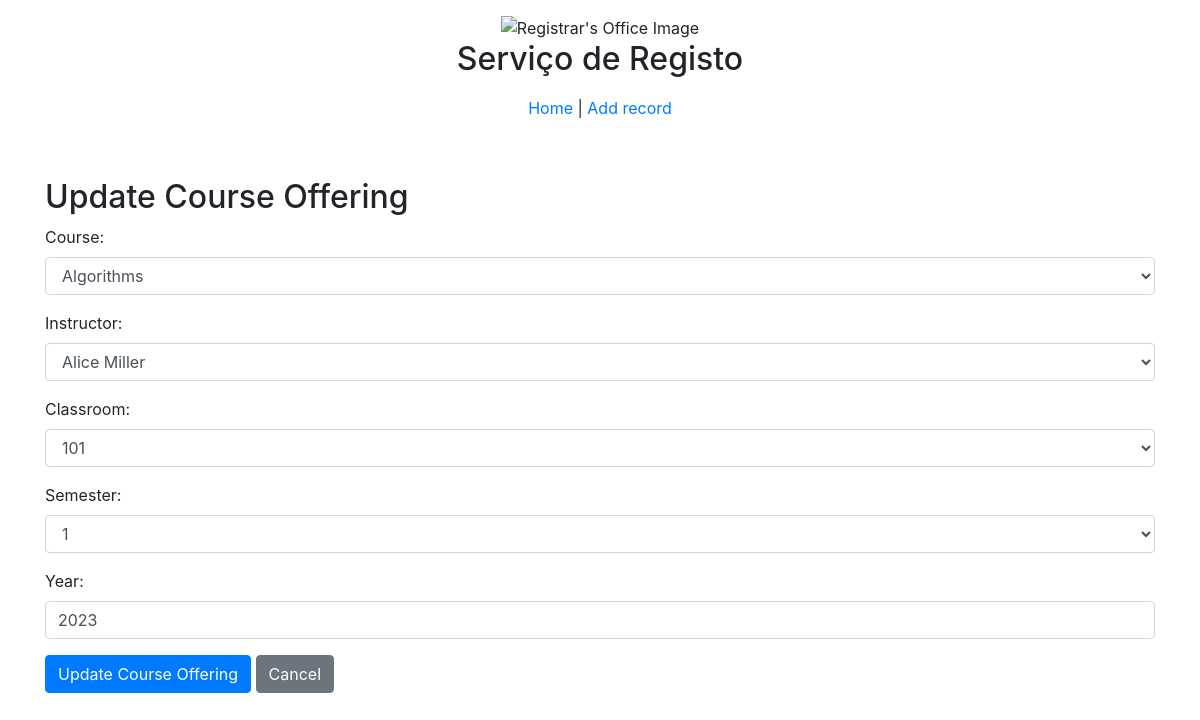
The page /update/courseOfferings.php?id=1 on the database its author committed.
### tables this page shows
CREATE TABLE IF NOT EXISTS `CourseOfferings` (
  `OfferingID` INT NOT NULL AUTO_INCREMENT,
  `CourseID` INT NOT NULL,
  `InstructorID` INT NOT NULL,
  `ClassroomID` INT NOT NULL,
  `Semester` ENUM('1', '2') NOT NULL,
  `Year` YEAR NOT NULL,
  PRIMARY KEY (`OfferingID`),
  FOREIGN KEY (`CourseID`)
    REFERENCES `Course` (`CourseID`)
    ON UPDATE CASCADE
    ON DELETE CASCADE,
  FOREIGN KEY (`InstructorID`)
    REFERENCES `Instructor` (`InstructorID`)
    ON UPDATE CASCADE
    ON DELETE CASCADE,
  FOREIGN KEY (`ClassroomID`)
    REFERENCES `Classroom` (`ClassroomID`)
    ON UPDATE CASCADE
    ON DELETE CASCADE
  )
AUTO_INCREMENT = 1;

CREATE TABLE IF NOT EXISTS `Course` (
  `CourseID` INT NOT NULL AUTO_INCREMENT,
  `CourseName` VARCHAR(45) NOT NULL,
  `DepartmentID` INT NOT NULL,
  PRIMARY KEY (`CourseID`),
  FOREIGN KEY (`DepartmentID`)
    REFERENCES `Department` (`DepartmentID`)
    ON UPDATE CASCADE
    ON DELETE CASCADE)
  AUTO_INCREMENT = 1;

CREATE TABLE IF NOT EXISTS `Instructor` (
  `InstructorID` INT NOT NULL AUTO_INCREMENT,
  `DepartmentID` INT NOT NULL,
  `EmailID` INT NOT NULL,
  `FirstName` VARCHAR(45) NOT NULL,
  `LastName` VARCHAR(45) NOT NULL,
  PRIMARY KEY (`InstructorID`),
  FOREIGN KEY (`DepartmentID`)
    REFERENCES `Department` (`DepartmentID`)
    ON UPDATE CASCADE
    ON DELETE CASCADE,
  FOREIGN KEY (`EmailID`)
    REFERENCES `Emails` (`EmailID`)
)
AUTO_INCREMENT = 1;

CREATE TABLE IF NOT EXISTS `Classroom` (
  `ClassroomID` INT NOT NULL AUTO_INCREMENT,
  `BuildingID` INT NOT NULL,
  `RoomNum` INT NOT NULL,
  `Capacity` INT NOT NULL,
  PRIMARY KEY (`ClassroomID`),
  FOREIGN KEY (`BuildingID`)
    REFERENCES `Building` (`BuildingID`)
    ON UPDATE CASCADE
    ON DELETE RESTRICT)
  AUTO_INCREMENT = 1;

### update/courseOfferings.php (the view, shortened to what this page needs)
<?php
require_once("../mysqli_connect.php");
$id = $_GET['id'];
$query = "SELECT * FROM CourseOfferings WHERE OfferingID = ?";
$stmt = $dbc->prepare($query);
$stmt->bind_param("i", $id);
$stmt->execute();
$result = $stmt->get_result();
$offering = $result->fetch_assoc();
$query_courses = "SELECT * FROM Course";
$result_courses = mysqli_query($dbc, $query_courses);
$query_instructors = "SELECT * FROM Instructor";
$result_instructors = mysqli_query($dbc, $query_instructors);
$query_classrooms = "SELECT * FROM Classroom";
$result_classrooms = mysqli_query($dbc, $query_classrooms);
?>
<!DOCTYPE html>
<html lang="en">
<head>
</head>
<body>
    <div class="container">
        <h2 class="mt-5">Update Course Offering</h2>
        <form action="courseOfferings_update_process.php" method="post">
            <div class="form-group">
                <label for="CourseID">Course:</label>
                <select class="form-control" id="CourseID" name="CourseID">
                    <?php while ($row = mysqli_fetch_assoc($result_courses)) { ?>
                        <option value="<?php echo $row['CourseID']; ?>" <?php if ($row['CourseID'] == $offering['CourseID'])
                               echo 'selected'; ?>>
                            <?php echo $row['CourseName']; ?>
                        </option>
                    <?php } ?>
                </select>
            </div>
            <div class="form-group">
                <label for="InstructorID">Instructor:</label>
                <select class="form-control" id="InstructorID" name="InstructorID">
                    <?php while ($row = mysqli_fetch_assoc($result_instructors)) { ?>
                        <option value="<?php echo $row['InstructorID']; ?>" <?php if ($row['InstructorID'] == $offering['InstructorID'])
                               echo 'selected'; ?>>
                            <?php echo $row['FirstName'] . ' ' . $row['LastName']; ?>
                        </option>
                    <?php } ?>
                </select>
            </div>
            <div class="form-group">
                <label for="ClassroomID">Classroom:</label>
                <select class="form-control" id="ClassroomID" name="ClassroomID">
                    <?php while ($row = mysqli_fetch_assoc($result_classrooms)) { ?>
                        <option value="<?php echo $row['ClassroomID']; ?>" <?php if ($row['ClassroomID'] == $offering['ClassroomID'])
                               echo 'selected'; ?>>
                            <?php echo $row['Building'] . ' ' . $row['RoomNum']; ?>
                        </option>
                    <?php } ?>
                </select>
            </div>
            <div class="form-group">
                <label for="Semester">Semester:</label>
                <select class="form-control" id="Semester" name="Semester">
                    <option value="1" <?php echo $offering['Semester'] == 1 ? 'selected' : ''; ?>>1</option>
                </select>
            </div>
            <div class="form-group">
                <label for="Year">Year:</label>
                <input type="number" class="form-control" id="Year" name="Year"
                    value="<?php echo $offering['Year']; ?>">
            </div>
            <button type="submit" name="submit" class="btn btn-primary">Update Course Offering</button>
            <a href="index.php" class="btn btn-secondary">Cancel</a>
        </form>
    </div>
</body>
</html>

### rows shown on the page
courseofferings: CourseID "Algorithms", InstructorID "Alice Miller", ClassroomID "101", Semester "1", Year "2023"
